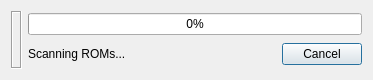
<?xml version="1.0" encoding="UTF-8"?>
<ui version="4.0">
 <class>RomScanDialog</class>
 <widget class="QDialog" name="RomScanDialog">
  <property name="windowModality">
   <enum>Qt::NonModal</enum>
  </property>
  <property name="geometry">
   <rect>
    <x>0</x>
    <y>0</y>
    <width>373</width>
    <height>80</height>
   </rect>
  </property>
  <property name="windowTitle">
   <string>Dialog</string>
  </property>
  <property name="modal">
   <bool>false</bool>
  </property>
  <layout class="QHBoxLayout" name="horizontalLayout_2">
   <item>
    <widget class="QLabel" name="lblImage">
     <property name="frameShape">
      <enum>QFrame::Box</enum>
     </property>
     <property name="frameShadow">
      <enum>QFrame::Sunken</enum>
     </property>
     <property name="text">
      <string/>
     </property>
     <property name="pixmap">
      <pixmap resource="rscr.qrc">:/resource/misc.bmp</pixmap>
     </property>
    </widget>
   </item>
   <item>
    <layout class="QVBoxLayout" name="verticalLayout">
     <item>
      <widget class="QProgressBar" name="progressBar">
       <property name="value">
        <number>0</number>
       </property>
      </widget>
     </item>
     <item>
      <layout class="QHBoxLayout" name="horizontalLayout">
       <item>
        <widget class="QLabel" name="lblText">
         <property name="text">
          <string>Scanning ROMs...</string>
         </property>
        </widget>
       </item>
       <item>
        <spacer name="horizontalSpacer">
         <property name="orientation">
          <enum>Qt::Horizontal</enum>
         </property>
         <property name="sizeHint" stdset="0">
          <size>
           <width>40</width>
           <height>20</height>
          </size>
         </property>
        </spacer>
       </item>
       <item>
        <widget class="QPushButton" name="btnCancel">
         <property name="text">
          <string>Cancel</string>
         </property>
        </widget>
       </item>
      </layout>
     </item>
    </layout>
   </item>
  </layout>
 </widget>
 <resources>
  <include location="rscr.qrc"/>
 </resources>
 <connections/>
</ui>
